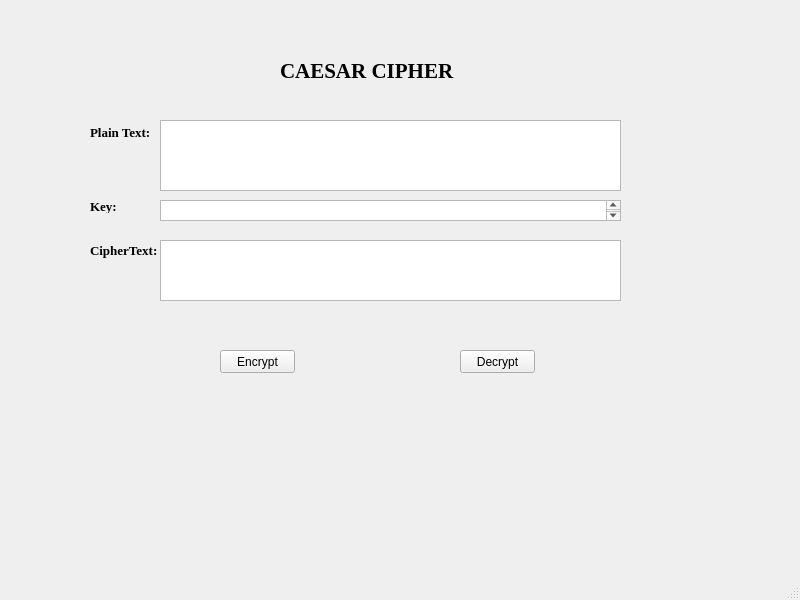
<?xml version="1.0" encoding="UTF-8"?>
<ui version="4.0">
 <class>mainWindow</class>
 <widget class="QMainWindow" name="mainWindow">
  <property name="windowModality">
   <enum>Qt::NonModal</enum>
  </property>
  <property name="geometry">
   <rect>
    <x>0</x>
    <y>0</y>
    <width>800</width>
    <height>600</height>
   </rect>
  </property>
  <property name="windowTitle">
   <string>Caesar Cipher - caesar.ui</string>
  </property>
  <widget class="QWidget" name="centralwidget">
   <widget class="QLabel" name="label">
    <property name="geometry">
     <rect>
      <x>280</x>
      <y>50</y>
      <width>181</width>
      <height>41</height>
     </rect>
    </property>
    <property name="font">
     <font>
      <family>Times New Roman</family>
      <pointsize>16</pointsize>
      <weight>75</weight>
      <bold>true</bold>
     </font>
    </property>
    <property name="text">
     <string>CAESAR CIPHER</string>
    </property>
   </widget>
   <widget class="QLabel" name="label_2">
    <property name="geometry">
     <rect>
      <x>90</x>
      <y>122</y>
      <width>61</width>
      <height>21</height>
     </rect>
    </property>
    <property name="font">
     <font>
      <family>Times New Roman</family>
      <pointsize>10</pointsize>
      <weight>75</weight>
      <bold>true</bold>
     </font>
    </property>
    <property name="text">
     <string>Plain Text:</string>
    </property>
   </widget>
   <widget class="QLabel" name="label_3">
    <property name="geometry">
     <rect>
      <x>90</x>
      <y>200</y>
      <width>47</width>
      <height>13</height>
     </rect>
    </property>
    <property name="font">
     <font>
      <family>Times New Roman</family>
      <pointsize>10</pointsize>
      <weight>75</weight>
      <bold>true</bold>
     </font>
    </property>
    <property name="text">
     <string>Key:</string>
    </property>
   </widget>
   <widget class="QLabel" name="label_4">
    <property name="geometry">
     <rect>
      <x>90</x>
      <y>240</y>
      <width>71</width>
      <height>21</height>
     </rect>
    </property>
    <property name="font">
     <font>
      <family>Times New Roman</family>
      <pointsize>10</pointsize>
      <weight>75</weight>
      <bold>true</bold>
     </font>
    </property>
    <property name="text">
     <string>CipherText:</string>
    </property>
   </widget>
   <widget class="QPlainTextEdit" name="txt_plain_text">
    <property name="geometry">
     <rect>
      <x>160</x>
      <y>120</y>
      <width>461</width>
      <height>71</height>
     </rect>
    </property>
   </widget>
   <widget class="QPlainTextEdit" name="txt_key">
    <property name="geometry">
     <rect>
      <x>160</x>
      <y>200</y>
      <width>461</width>
      <height>21</height>
     </rect>
    </property>
   </widget>
   <widget class="QPlainTextEdit" name="txt_cipher_text">
    <property name="geometry">
     <rect>
      <x>160</x>
      <y>240</y>
      <width>461</width>
      <height>61</height>
     </rect>
    </property>
   </widget>
   <widget class="QPushButton" name="btn_encrypt">
    <property name="geometry">
     <rect>
      <x>220</x>
      <y>350</y>
      <width>75</width>
      <height>23</height>
     </rect>
    </property>
    <property name="text">
     <string>Encrypt</string>
    </property>
   </widget>
   <widget class="QPushButton" name="btn_decrypt">
    <property name="geometry">
     <rect>
      <x>460</x>
      <y>350</y>
      <width>75</width>
      <height>23</height>
     </rect>
    </property>
    <property name="text">
     <string>Decrypt</string>
    </property>
   </widget>
  </widget>
  <widget class="QMenuBar" name="menubar">
   <property name="geometry">
    <rect>
     <x>0</x>
     <y>0</y>
     <width>800</width>
     <height>21</height>
    </rect>
   </property>
  </widget>
  <widget class="QStatusBar" name="statusbar"/>
 </widget>
 <resources/>
 <connections/>
</ui>
